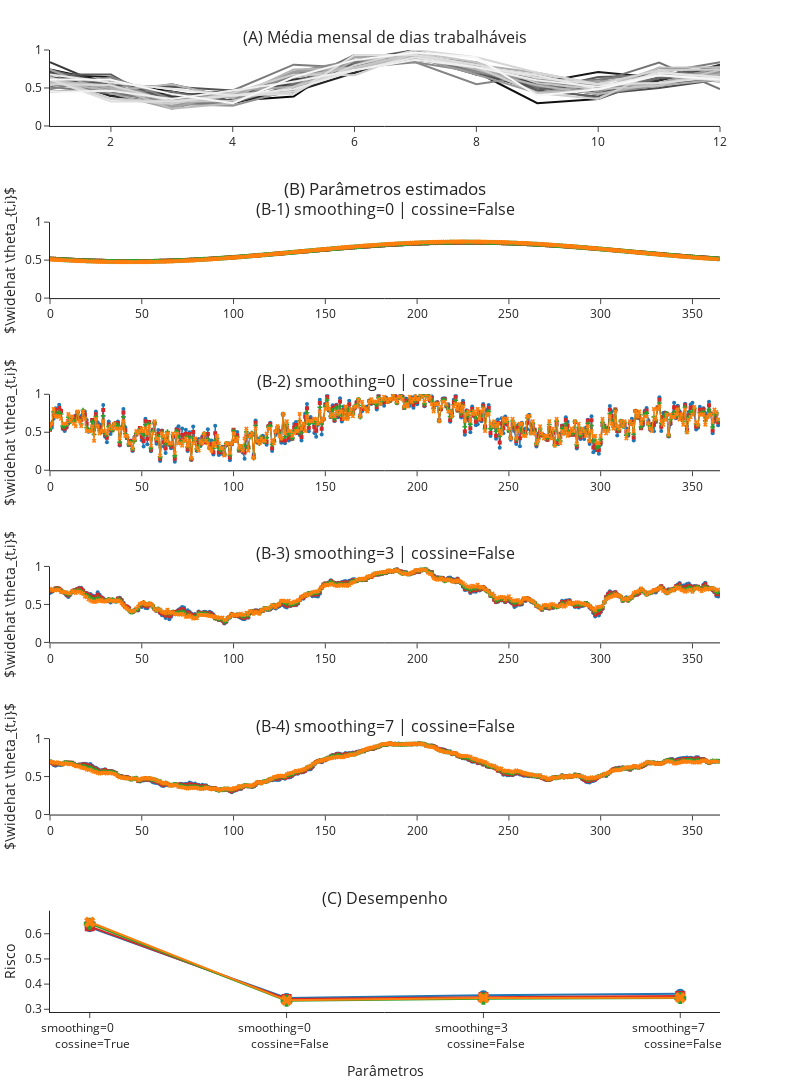

Write notebook code for a chart like this one.
### Code cell
fig = make_subplots(
    rows=6, cols=1, shared_xaxes=False, shared_yaxes=False, row_heights=[0.15, 0.15, 0.15, 0.15, 0.15, 0.2],
    #specs=[
    #        [{"colspan": 2}, None],  # Linha 1: um gráfico que ocupa as duas colunas
    #        [{}, {}],  # Linha 2: dois gráficos
    #        [{}, {}],  # Linha 3: dois gráficos
    #        [{"colspan": 2}, None]   # Linha 4: um gráfico que ocupa as duas colunas
    #    ],
    subplot_titles= [
        "(A) Média mensal de dias trabalháveis",
        "(B-1) smoothing=0 | cossine=False",
        "(B-2) smoothing=0 | cossine=True",
        "(B-3) smoothing=3 | cossine=False",
        "(B-4) smoothing=7 | cossine=False",
        "(C) Desempenho"
    ],
    horizontal_spacing = 0.1,
    vertical_spacing  = 0.1
    )
fig.add_annotation(dict(
    text="(B) Parâmetros estimados", x=0.5, y=0.87, font=dict(size=17),
    xref="paper", yref="paper", showarrow=False))
# Figura A
_data = (
    data
    .assign(
        year = lambda df: df.date.apply(lambda v: ((int(v[:4]))-2000)),
        month = lambda df: df.date.apply(lambda v: int(v[5:7]))
        )
    .assign(year = lambda df: np.where(df.year <= 30, df.year-31, df.year-30))
    .loc[lambda df: df.year <= 0]
    .groupby(['year', 'month', 'dataset'])
    .agg(task=('task', 'mean'))
    .reset_index()
    .sort_values(['year', 'month'], ascending=False)
    .rename(columns={
        'task': 'Dias trabalhados (%)',
        'year': 'Ano',
        'month': 'Mês',
        'Experiment': 'Experimento'
    })
)
for i, ano in enumerate(_data['Ano'].unique()):
    fig_ = go.Scatter(
        x=_data.loc[_data['Ano'] == ano, 'Mês'], y=_data.loc[_data['Ano'] == ano, 'Dias trabalhados (%)'], 
        mode='lines',
        line=dict(color=gray_colors[i], width=2)
        )
    fig_.update(showlegend=False)
    fig.add_trace(fig_, row=1, col=1)
    fig.update_yaxes(range=[0, 1], row=row, col=1)
    fig.update_xaxes(range=[1, 12], row=row, col=1)
# Figura (B), (C)
_result = (
    hpt_result
    .groupby(['Experimento', 'alpha', 'smoothing', 'cossine'])
    .agg(
        right_tail=('right-tail', 'mean'),
        right_tail_std=('right-tail', np.std),
        count=('right-tail', 'count'),
        )
    .reset_index()
    .sort_values(['Experimento','right_tail'])
    .assign(
        right_tail_error = lambda df: df['right_tail_std']/np.sqrt(df['count']),
        alpha=lambda df: df['alpha'].apply(lambda v: f"alpha={v}"),
        smoothing=lambda df: df['smoothing'].apply(lambda v: f"smoothing={v}"),
        cossine=lambda df: df['cossine'].apply(lambda v: f"cossine={v}"),
        )
)

for alpha in alphas:
    # Figura (B)
    for smoothing, cossine, row in [
            ('smoothing=0', 'cossine=True', 2), ('smoothing=0', 'cossine=False', 3),
            ('smoothing=3', 'cossine=False', 4), ('smoothing=7', 'cossine=False', 5)]:
        plot_crc_values_i = plot_crc_values.loc[lambda df: (
            (df['alpha'] == alpha)&(df['smoothing'] == smoothing)&(df['cossine'] == cossine)
            )]
        fig_ = go.Scatter(
            x=plot_crc_values_i['day of year'], y=plot_crc_values_i['theta'],
            mode='lines+markers',
            name=a,
            line=dict(color=alphas[alpha]['color'], width=1),
            marker=dict(**alphas[alpha], size=4))
        fig_.update(showlegend=False)
        fig.add_trace(fig_, row=row, col=1)
        fig.update_yaxes(title ='$\widehat \\theta_{t,i}$', range=[0, 1], row=row, col=1)
        fig.update_xaxes(range=[0, 365], row=row, col=1)
        # Figura (C)
    _result_i = (
        _result
        .loc[lambda df: (
            (df['alpha'] == alpha)#&(df['cossine'] == cossine)
            )]
        .assign(
            theta_name=lambda df: df.apply(lambda row: f"{row['smoothing']} | {row['cossine']}", axis=1).astype(str),
            sort_xaxis = lambda df: df['theta_name'].apply(lambda x: sort_xaxis.index(x)),
            ticktext=lambda df: df.apply(lambda row: f"{row['smoothing']}        <br>  {row['cossine']}", axis=1).astype(str),
            )
        .sort_values(['sort_xaxis', 'alpha'])
        )
    fig_ = go.Scatter(
        x=_result_i['ticktext'], y=_result_i['right_tail'],
        mode='markers+lines', name=alpha,
        line=dict(color=alphas[alpha]['color'], width=2),
        marker=dict(**alphas[alpha], size=10)
        )
    fig_.update(showlegend=False)
    fig.add_trace(fig_, row=6, col=1)
    #fig.update_layout(legend_title_text='alpha')
    fig.update_yaxes(title ='Risco', row=6, col=1)
    fig.update_xaxes(title ='Parâmetros' ,ticktext=ticktext, row=6, col=1)


fig.update_layout(
    yaxis_range=[0,1],
    width=800, height=1600,
    margin=dict(l=0, t=50),
    template = "simple_white",
    # legend=dict(
    #     orientation="h",
    #     yanchor="bottom",
    #     y=1.02,
    #     xanchor="right",
    #     x=1)
    )
fig

### Figure 1 — Plotly figure (JSON) as saved in the notebook; plotly's stock layout.template omitted (floating-point values rounded to 4 significant figures; data arrays with more than 128 entries replaced by an {"elided": "..."} marker saying what was removed)
{"data": [{"line": {"color": "rgb(0.03137254901960784,0.03137254901960784,0.03137254901960784)", "width": 2}, "mode": "lines", "showlegend": false, "type": "scatter", "x": [12, 11, 10, 9, 8, 7, 6, 5, 4, 3, 2, 1], "xaxis": "x", "y": [0.7742, 0.6, 0.5161, 0.6, 0.7742, 0.9032, 0.9333, 0.3871, 0.3333, 0.4516, 0.5714, 0.7419], "yaxis": "y"}, {"line": {"color": "rgb(0.06274509803921569,0.06274509803921569,0.06274509803921569)", "width": 2}, "mode": "lines", "showlegend": false, "type": "scatter", "x": [12, 11, 10, 9, 8, 7, 6, 5, 4, 3, 2, 1], "xaxis": "x", "y": [0.6774, 0.6667, 0.3548, 0.3, 0.7097, 0.9677, 0.8, 0.4839, 0.3, 0.4516, 0.3929, 0.6452], "yaxis": "y"}, {"line": {"color": "rgb(0.09411764705882353,0.09411764705882353,0.09411764705882353)", "width": 2}, "mode": "lines", "showlegend": false, "type": "scatter", "x": [12, 11, 10, 9, 8, 7, 6, 5, 4, 3, 2, 1], "xaxis": "x", "y": [0.7419, 0.6333, 0.7097, 0.5667, 0.8065, 0.9355, 0.8333, 0.5806, 0.4, 0.3226, 0.6429, 0.6774], "yaxis": "y"}, {"line": {"color": "rgb(0.12941176470588234,0.12941176470588234,0.12941176470588234)", "width": 2}, "mode": "lines", "showlegend": false, "type": "scatter", "x": [12, 11, 10, 9, 8, 7, 6, 5, 4, 3, 2, 1], "xaxis": "x", "y": [0.7419, 0.6333, 0.5161, 0.5667, 0.6774, 0.9677, 0.7, 0.4516, 0.3333, 0.4194, 0.4643, 0.7097], "yaxis": "y"}, {"line": {"color": "rgb(0.16078431372549018,0.16078431372549018,0.16078431372549018)", "width": 2}, "mode": "lines", "showlegend": false, "type": "scatter", "x": [12, 11, 10, 9, 8, 7, 6, 5, 4, 3, 2, 1], "xaxis": "x", "y": [0.7742, 0.6, 0.4516, 0.5667, 0.7419, 0.9032, 0.8, 0.6774, 0.3, 0.2903, 0.3929, 0.7097], "yaxis": "y"}, {"line": {"color": "rgb(0.19215686274509802,0.19215686274509802,0.19215686274509802)", "width": 2}, "mode": "lines", "showlegend": false, "type": "scatter", "x": [12, 11, 10, 9, 8, 7, 6, 5, 4, 3, 2, 1], "xaxis": "x", "y": [0.8065, 0.6, 0.4516, 0.5, 0.7419, 0.9677, 0.7, 0.6129, 0.3333, 0.3871, 0.5, 0.5806], "yaxis": "y"}, {"line": {"color": "rgb(0.22352941176470587,0.22352941176470587,0.22352941176470587)", "width": 2}, "mode": "lines", "showlegend": false, "type": "scatter", "x": [12, 11, 10, 9, 8, 7, 6, 5, 4, 3, 2, 1], "xaxis": "x", "y": [0.7097, 0.6333, 0.4194, 0.5333, 0.7097, 1, 0.8333, 0.5484, 0.4667, 0.3871, 0.5, 0.8387], "yaxis": "y"}, {"line": {"color": "rgb(0.2588235294117647,0.2588235294117647,0.2588235294117647)", "width": 2}, "mode": "lines", "showlegend": false, "type": "scatter", "x": [12, 11, 10, 9, 8, 7, 6, 5, 4, 3, 2, 1], "xaxis": "x", "y": [0.6452, 0.5333, 0.5484, 0.5, 0.6774, 0.9032, 0.8, 0.5806, 0.4, 0.4194, 0.6071, 0.5806], "yaxis": "y"}, {"line": {"color": "rgb(0.2901960784313725,0.2901960784313725,0.2901960784313725)", "width": 2}, "mode": "lines", "showlegend": false, "type": "scatter", "x": [12, 11, 10, 9, 8, 7, 6, 5, 4, 3, 2, 1], "xaxis": "x", "y": [0.6129, 0.5, 0.4194, 0.5333, 0.8065, 0.871, 0.7667, 0.6452, 0.3667, 0.5484, 0.4286, 0.7097], "yaxis": "y"}, {"line": {"color": "rgb(0.32156862745098036,0.32156862745098036,0.32156862745098036)", "width": 2}, "mode": "lines", "showlegend": false, "type": "scatter", "x": [12, 11, 10, 9, 8, 7, 6, 5, 4, 3, 2, 1], "xaxis": "x", "y": [0.7097, 0.7667, 0.3871, 0.4667, 0.7097, 1, 0.8667, 0.5161, 0.4667, 0.5161, 0.5357, 0.6452], "yaxis": "y"}, {"line": {"color": "rgb(0.3529411764705882,0.3529411764705882,0.3529411764705882)", "width": 2}, "mode": "lines", "showlegend": false, "type": "scatter", "x": [12, 11, 10, 9, 8, 7, 6, 5, 4, 3, 2, 1], "xaxis": "x", "y": [0.7742, 0.6667, 0.6452, 0.4667, 0.7742, 0.871, 0.8333, 0.5806, 0.4333, 0.2258, 0.6786, 0.6774], "yaxis": "y"}, {"line": {"color": "rgb(0.388235294117647,0.388235294117647,0.388235294117647)", "width": 2}, "mode": "lines", "showlegend": false, "type": "scatter", "x": [12, 11, 10, 9, 8, 7, 6, 5, 4, 3, 2, 1], "xaxis": "x", "y": [0.6452, 0.6333, 0.3548, 0.5333, 0.7097, 0.9032, 0.8, 0.6774, 0.4, 0.3548, 0.5357, 0.7419], "yaxis": "y"}, {"line": {"color": "rgb(0.41960784313725497,0.41960784313725497,0.41960784313725497)", "width": 2}, "mode": "lines", "showlegend": false, "type": "scatter", "x": [12, 11, 10, 9, 8, 7, 6, 5, 4, 3, 2, 1], "xaxis": "x", "y": [0.7097, 0.6333, 0.4516, 0.6333, 0.7097, 0.9355, 0.9333, 0.5484, 0.3, 0.2903, 0.4643, 0.5484], "yaxis": "y"}, {"line": {"color": "rgb(0.4509803921568627,0.4509803921568627,0.4509803921568627)", "width": 2}, "mode": "lines", "showlegend": false, "type": "scatter", "x": [12, 11, 10, 9, 8, 7, 6, 5, 4, 3, 2, 1], "xaxis": "x", "y": [0.4839, 0.8333, 0.5806, 0.5, 0.8387, 0.9032, 0.8333, 0.7097, 0.3, 0.4516, 0.4643, 0.6129], "yaxis": "y"}, {"line": {"color": "rgb(0.48235294117647065,0.48235294117647065,0.48235294117647065)", "width": 2}, "mode": "lines", "showlegend": false, "type": "scatter", "x": [12, 11, 10, 9, 8, 7, 6, 5, 4, 3, 2, 1], "xaxis": "x", "y": [0.8387, 0.7, 0.6129, 0.5333, 0.7097, 0.9355, 0.7667, 0.8065, 0.4667, 0.3226, 0.4286, 0.5161], "yaxis": "y"}, {"line": {"color": "rgb(0.5176470588235293,0.5176470588235293,0.5176470588235293)", "width": 2}, "mode": "lines", "showlegend": false, "type": "scatter", "x": [12, 11, 10, 9, 8, 7, 6, 5, 4, 3, 2, 1], "xaxis": "x", "y": [0.5806, 0.6667, 0.5161, 0.6667, 0.5484, 0.8387, 0.7667, 0.6774, 0.3333, 0.3548, 0.6429, 0.4839], "yaxis": "y"}, {"line": {"color": "rgb(0.5490196078431373,0.5490196078431373,0.5490196078431373)", "width": 2}, "mode": "lines", "showlegend": false, "type": "scatter", "x": [12, 11, 10, 9, 8, 7, 6, 5, 4, 3, 2, 1], "xaxis": "x", "y": [0.7097, 0.5333, 0.4194, 0.6, 0.7097, 0.8387, 0.8667, 0.7097, 0.3, 0.3226, 0.5, 0.4516], "yaxis": "y"}, {"line": {"color": "rgb(0.580392156862745,0.580392156862745,0.580392156862745)", "width": 2}, "mode": "lines", "showlegend": false, "type": "scatter", "x": [12, 11, 10, 9, 8, 7, 6, 5, 4, 3, 2, 1], "xaxis": "x", "y": [0.7097, 0.6667, 0.4516, 0.6667, 0.7742, 0.871, 0.8667, 0.4839, 0.2667, 0.2903, 0.6071, 0.6129], "yaxis": "y"}, {"line": {"color": "rgb(0.611764705882353,0.611764705882353,0.611764705882353)", "width": 2}, "mode": "lines", "showlegend": false, "type": "scatter", "x": [12, 11, 10, 9, 8, 7, 6, 5, 4, 3, 2, 1], "xaxis": "x", "y": [0.7742, 0.5667, 0.5484, 0.4333, 0.6774, 0.9032, 0.7667, 0.7097, 0.4, 0.2581, 0.5, 0.6129], "yaxis": "y"}, {"line": {"color": "rgb(0.6470588235294118,0.6470588235294118,0.6470588235294118)", "width": 2}, "mode": "lines", "showlegend": false, "type": "scatter", "x": [12, 11, 10, 9, 8, 7, 6, 5, 4, 3, 2, 1], "xaxis": "x", "y": [0.6774, 0.6667, 0.5806, 0.6, 0.7419, 0.9355, 0.9, 0.5161, 0.4667, 0.2258, 0.4286, 0.7419], "yaxis": "y"}, {"line": {"color": "rgb(0.6784313725490196,0.6784313725490196,0.6784313725490196)", "width": 2}, "mode": "lines", "showlegend": false, "type": "scatter", "x": [12, 11, 10, 9, 8, 7, 6, 5, 4, 3, 2, 1], "xaxis": "x", "y": [0.6129, 0.5333, 0.5484, 0.7, 0.8065, 0.9355, 0.8667, 0.4194, 0.4333, 0.3226, 0.5, 0.6129], "yaxis": "y"}, {"line": {"color": "rgb(0.7098039215686275,0.7098039215686275,0.7098039215686275)", "width": 2}, "mode": "lines", "showlegend": false, "type": "scatter", "x": [12, 11, 10, 9, 8, 7, 6, 5, 4, 3, 2, 1], "xaxis": "x", "y": [0.6774, 0.5667, 0.4194, 0.5333, 0.7419, 0.9355, 0.7667, 0.7419, 0.3667, 0.5484, 0.4643, 0.5806], "yaxis": "y"}, {"line": {"color": "rgb(0.7411764705882353,0.7411764705882353,0.7411764705882353)", "width": 2}, "mode": "lines", "showlegend": false, "type": "scatter", "x": [12, 11, 10, 9, 8, 7, 6, 5, 4, 3, 2, 1], "xaxis": "x", "y": [0.7742, 0.7667, 0.4839, 0.4333, 0.7742, 0.9355, 0.7667, 0.6452, 0.3, 0.2258, 0.5357, 0.5806], "yaxis": "y"}, {"line": {"color": "rgb(0.7764705882352941,0.7764705882352941,0.7764705882352941)", "width": 2}, "mode": "lines", "showlegend": false, "type": "scatter", "x": [12, 11, 10, 9, 8, 7, 6, 5, 4, 3, 2, 1], "xaxis": "x", "y": [0.7419, 0.5333, 0.4839, 0.5667, 0.8387, 0.9677, 0.7667, 0.5161, 0.3333, 0.3226, 0.3571, 0.6452], "yaxis": "y"}, {"line": {"color": "rgb(0.807843137254902,0.807843137254902,0.807843137254902)", "width": 2}, "mode": "lines", "showlegend": false, "type": "scatter", "x": [12, 11, 10, 9, 8, 7, 6, 5, 4, 3, 2, 1], "xaxis": "x", "y": [0.7419, 0.7333, 0.3548, 0.4333, 0.7742, 0.9677, 0.6667, 0.6774, 0.4333, 0.2903, 0.3571, 0.6129], "yaxis": "y"}, {"line": {"color": "rgb(0.8392156862745098,0.8392156862745098,0.8392156862745098)", "width": 2}, "mode": "lines", "showlegend": false, "type": "scatter", "x": [12, 11, 10, 9, 8, 7, 6, 5, 4, 3, 2, 1], "xaxis": "x", "y": [0.5806, 0.7333, 0.5484, 0.7, 0.9032, 1, 0.8, 0.4516, 0.4, 0.3226, 0.5357, 0.5484], "yaxis": "y"}, {"line": {"color": "rgb(0.8705882352941177,0.8705882352941177,0.8705882352941177)", "width": 2}, "mode": "lines", "showlegend": false, "type": "scatter", "x": [12, 11, 10, 9, 8, 7, 6, 5, 4, 3, 2, 1], "xaxis": "x", "y": [0.6452, 0.5667, 0.5484, 0.6333, 0.8065, 0.9355, 0.9333, 0.4194, 0.4, 0.3226, 0.3214, 0.6129], "yaxis": "y"}, {"line": {"color": "rgb(0.9058823529411765,0.9058823529411765,0.9058823529411765)", "width": 2}, "mode": "lines", "showlegend": false, "type": "scatter", "x": [12, 11, 10, 9, 8, 7, 6, 5, 4, 3, 2, 1], "xaxis": "x", "y": [0.6452, 0.7, 0.4839, 0.6667, 0.7742, 0.9032, 0.7333, 0.4839, 0.4, 0.4839, 0.5714, 0.6774], "yaxis": "y"}, {"line": {"color": "rgb(0.9372549019607843,0.9372549019607843,0.9372549019607843)", "width": 2}, "mode": "lines", "showlegend": false, "type": "scatter", "x": [12, 11, 10, 9, 8, 7, 6, 5, 4, 3, 2, 1], "xaxis": "x", "y": [0.6129, 0.6667, 0.5161, 0.6, 0.7742, 0.871, 0.7333, 0.5806, 0.4667, 0.3548, 0.4643, 0.4516], "yaxis": "y"}, {"line": {"color": "rgb(0.9686274509803922,0.9686274509803922,0.9686274509803922)", "width": 2}, "mode": "lines", "showlegend": false, "type": "scatter", "x": [12, 11, 10, 9, 8, 7, 6, 5, 4, 3, 2, 1], "xaxis": "x", "y": [0.6129, 0.6667, 0.4839, 0.4, 0.9032, 0.9677, 0.8667, 0.6452, 0.3, 0.4194, 0.6071, 0.6129], "yaxis": "y"}, {"line": {"color": "#1F77B4", "width": 1}, "marker": {"color": "#1F77B4", "size": 4, "symbol": "circle"}, "mode": "lines+markers", "name": "1.0", "showlegend": false, "type": "scatter", "x": {"elided": "365 int values"}, "xaxis": "x2", "y": {"elided": "365 float values"}, "yaxis": "y2"}, {"line": {"color": "#1F77B4", "width": 1}, "marker": {"color": "#1F77B4", "size": 4, "symbol": "circle"}, "mode": "lines+markers", "name": "1.0", "showlegend": false, "type": "scatter", "x": {"elided": "365 int values"}, "xaxis": "x3", "y": {"elided": "365 float values"}, "yaxis": "y3"}, {"line": {"color": "#1F77B4", "width": 1}, "marker": {"color": "#1F77B4", "size": 4, "symbol": "circle"}, "mode": "lines+markers", "name": "1.0", "showlegend": false, "type": "scatter", "x": {"elided": "365 int values"}, "xaxis": "x4", "y": {"elided": "365 float values"}, "yaxis": "y4"}, {"line": {"color": "#1F77B4", "width": 1}, "marker": {"color": "#1F77B4", "size": 4, "symbol": "circle"}, "mode": "lines+markers", "name": "1.0", "showlegend": false, "type": "scatter", "x": {"elided": "365 int values"}, "xaxis": "x5", "y": {"elided": "365 float values"}, "yaxis": "y5"}, {"line": {"color": "#1F77B4", "width": 2}, "marker": {"color": "#1F77B4", "size": 10, "symbol": "circle"}, "mode": "markers+lines", "name": "alpha=0.85", "showlegend": false, "type": "scatter", "x": ["smoothing=0        <br>  cossine=True", "smoothing=0        <br>  cossine=False", "smoothing=3        <br>  cossine=False", "smoothing=7        <br>  cossine=False"], "xaxis": "x6", "y": [0.6255, 0.3452, 0.356, 0.3612], "yaxis": "y6"}, {"line": {"color": "#D62728", "width": 1}, "marker": {"color": "#D62728", "size": 4, "symbol": "square"}, "mode": "lines+markers", "name": "1.0", "showlegend": false, "type": "scatter", "x": {"elided": "365 int values"}, "xaxis": "x2", "y": {"elided": "365 float values"}, "yaxis": "y2"}, {"line": {"color": "#D62728", "width": 1}, "marker": {"color": "#D62728", "size": 4, "symbol": "square"}, "mode": "lines+markers", "name": "1.0", "showlegend": false, "type": "scatter", "x": {"elided": "365 int values"}, "xaxis": "x3", "y": {"elided": "365 float values"}, "yaxis": "y3"}, {"line": {"color": "#D62728", "width": 1}, "marker": {"color": "#D62728", "size": 4, "symbol": "square"}, "mode": "lines+markers", "name": "1.0", "showlegend": false, "type": "scatter", "x": {"elided": "365 int values"}, "xaxis": "x4", "y": {"elided": "365 float values"}, "yaxis": "y4"}, {"line": {"color": "#D62728", "width": 1}, "marker": {"color": "#D62728", "size": 4, "symbol": "square"}, "mode": "lines+markers", "name": "1.0", "showlegend": false, "type": "scatter", "x": {"elided": "365 int values"}, "xaxis": "x5", "y": {"elided": "365 float values"}, "yaxis": "y5"}, {"line": {"color": "#D62728", "width": 2}, "marker": {"color": "#D62728", "size": 10, "symbol": "square"}, "mode": "markers+lines", "name": "alpha=0.9", "showlegend": false, "type": "scatter", "x": ["smoothing=0        <br>  cossine=True", "smoothing=0        <br>  cossine=False", "smoothing=3        <br>  cossine=False", "smoothing=7        <br>  cossine=False"], "xaxis": "x6", "y": [0.6294, 0.3405, 0.348, 0.3527], "yaxis": "y6"}, {"line": {"color": "#2CA02C", "width": 1}, "marker": {"color": "#2CA02C", "size": 4, "symbol": "cross"}, "mode": "lines+markers", "name": "1.0", "showlegend": false, "type": "scatter", "x": {"elided": "365 int values"}, "xaxis": "x2", "y": {"elided": "365 float values"}, "yaxis": "y2"}, {"line": {"color": "#2CA02C", "width": 1}, "marker": {"color": "#2CA02C", "size": 4, "symbol": "cross"}, "mode": "lines+markers", "name": "1.0", "showlegend": false, "type": "scatter", "x": {"elided": "365 int values"}, "xaxis": "x3", "y": {"elided": "365 float values"}, "yaxis": "y3"}, {"line": {"color": "#2CA02C", "width": 1}, "marker": {"color": "#2CA02C", "size": 4, "symbol": "cross"}, "mode": "lines+markers", "name": "1.0", "showlegend": false, "type": "scatter", "x": {"elided": "365 int values"}, "xaxis": "x4", "y": {"elided": "365 float values"}, "yaxis": "y4"}, {"line": {"color": "#2CA02C", "width": 1}, "marker": {"color": "#2CA02C", "size": 4, "symbol": "cross"}, "mode": "lines+markers", "name": "1.0", "showlegend": false, "type": "scatter", "x": {"elided": "365 int values"}, "xaxis": "x5", "y": {"elided": "365 float values"}, "yaxis": "y5"}, {"line": {"color": "#2CA02C", "width": 2}, "marker": {"color": "#2CA02C", "size": 10, "symbol": "cross"}, "mode": "markers+lines", "name": "alpha=0.95", "showlegend": false, "type": "scatter", "x": ["smoothing=0        <br>  cossine=True", "smoothing=0        <br>  cossine=False", "smoothing=3        <br>  cossine=False", "smoothing=7        <br>  cossine=False"], "xaxis": "x6", "y": [0.64, 0.3341, 0.3423, 0.3452], "yaxis": "y6"}, {"line": {"color": "#FF7F0E", "width": 1}, "marker": {"color": "#FF7F0E", "size": 4, "symbol": "x"}, "mode": "lines+markers", "name": "1.0", "showlegend": false, "type": "scatter", "x": {"elided": "365 int values"}, "xaxis": "x2", "y": {"elided": "365 float values"}, "yaxis": "y2"}, {"line": {"color": "#FF7F0E", "width": 1}, "marker": {"color": "#FF7F0E", "size": 4, "symbol": "x"}, "mode": "lines+markers", "name": "1.0", "showlegend": false, "type": "scatter", "x": {"elided": "365 int values"}, "xaxis": "x3", "y": {"elided": "365 float values"}, "yaxis": "y3"}, {"line": {"color": "#FF7F0E", "width": 1}, "marker": {"color": "#FF7F0E", "size": 4, "symbol": "x"}, "mode": "lines+markers", "name": "1.0", "showlegend": false, "type": "scatter", "x": {"elided": "365 int values"}, "xaxis": "x4", "y": {"elided": "365 float values"}, "yaxis": "y4"}, {"line": {"color": "#FF7F0E", "width": 1}, "marker": {"color": "#FF7F0E", "size": 4, "symbol": "x"}, "mode": "lines+markers", "name": "1.0", "showlegend": false, "type": "scatter", "x": {"elided": "365 int values"}, "xaxis": "x5", "y": {"elided": "365 float values"}, "yaxis": "y5"}, {"line": {"color": "#FF7F0E", "width": 2}, "marker": {"color": "#FF7F0E", "size": 10, "symbol": "x"}, "mode": "markers+lines", "name": "alpha=1.0", "showlegend": false, "type": "scatter", "x": ["smoothing=0        <br>  cossine=True", "smoothing=0        <br>  cossine=False", "smoothing=3        <br>  cossine=False", "smoothing=7        <br>  cossine=False"], "xaxis": "x6", "y": [0.6465, 0.3355, 0.3452, 0.3461], "yaxis": "y6"}], "layout": {"annotations": [{"font": {"size": 16}, "showarrow": false, "text": "(A) Média mensal de dias trabalháveis", "x": 0.5, "xanchor": "center", "xref": "paper", "y": 1, "yanchor": "bottom", "yref": "paper"}, {"font": {"size": 16}, "showarrow": false, "text": "(B-1) smoothing=0 | cossine=False", "x": 0.5, "xanchor": "center", "xref": "paper", "y": 0.8211, "yanchor": "bottom", "yref": "paper"}, {"font": {"size": 16}, "showarrow": false, "text": "(B-2) smoothing=0 | cossine=True", "x": 0.5, "xanchor": "center", "xref": "paper", "y": 0.6421, "yanchor": "bottom", "yref": "paper"}, {"font": {"size": 16}, "showarrow": false, "text": "(B-3) smoothing=3 | cossine=False", "x": 0.5, "xanchor": "center", "xref": "paper", "y": 0.4632, "yanchor": "bottom", "yref": "paper"}, {"font": {"size": 16}, "showarrow": false, "text": "(B-4) smoothing=7 | cossine=False", "x": 0.5, "xanchor": "center", "xref": "paper", "y": 0.2842, "yanchor": "bottom", "yref": "paper"}, {"font": {"size": 16}, "showarrow": false, "text": "(C) Desempenho", "x": 0.5, "xanchor": "center", "xref": "paper", "y": 0.1053, "yanchor": "bottom", "yref": "paper"}, {"font": {"size": 17}, "showarrow": false, "text": "(B) Parâmetros estimados", "x": 0.5, "xref": "paper", "y": 0.87, "yref": "paper"}], "height": 1600, "margin": {"l": 0, "t": 50}, "width": 800, "xaxis": {"anchor": "y", "domain": [0, 1]}, "xaxis2": {"anchor": "y2", "domain": [0, 1], "range": [0, 365]}, "xaxis3": {"anchor": "y3", "domain": [0, 1], "range": [0, 365]}, "xaxis4": {"anchor": "y4", "domain": [0, 1], "range": [0, 365]}, "xaxis5": {"anchor": "y5", "domain": [0, 1], "range": [0, 365]}, "xaxis6": {"anchor": "y6", "domain": [0, 1], "ticktext": ["smoothing=0        <br>  cossine=True ", "smoothing=0        <br>  cossine=False", "smootsfsfsfsdfsfhing=3        <br>  cossine=False", "smoothing=7        <br>  cossine=False"], "title": {"text": "Parâmetros"}}, "yaxis": {"anchor": "x", "domain": [0.9211, 1], "range": [0, 1]}, "yaxis2": {"anchor": "x2", "domain": [0.7421, 0.8211], "range": [0, 1], "title": {"text": "$\\widehat \\theta_{t,i}$"}}, "yaxis3": {"anchor": "x3", "domain": [0.5632, 0.6421], "range": [0, 1], "title": {"text": "$\\widehat \\theta_{t,i}$"}}, "yaxis4": {"anchor": "x4", "domain": [0.3842, 0.4632], "range": [0, 1], "title": {"text": "$\\widehat \\theta_{t,i}$"}}, "yaxis5": {"anchor": "x5", "domain": [0.2053, 0.2842], "range": [0, 1], "title": {"text": "$\\widehat \\theta_{t,i}$"}}, "yaxis6": {"anchor": "x6", "domain": [0, 0.1053], "title": {"text": "Risco"}}}}
